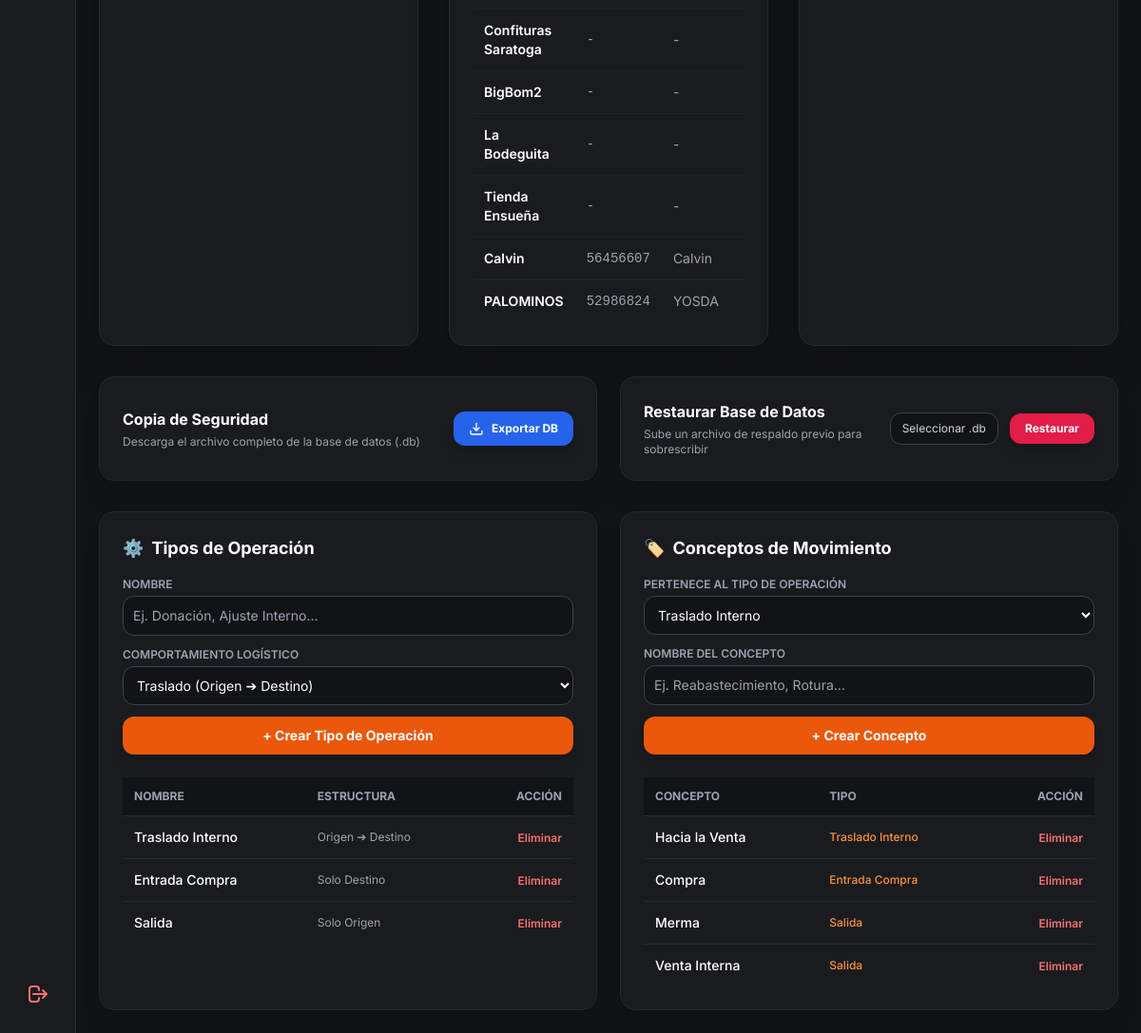
Before: /admin/gestion-entidades (signed in, lower part) with the older database file.
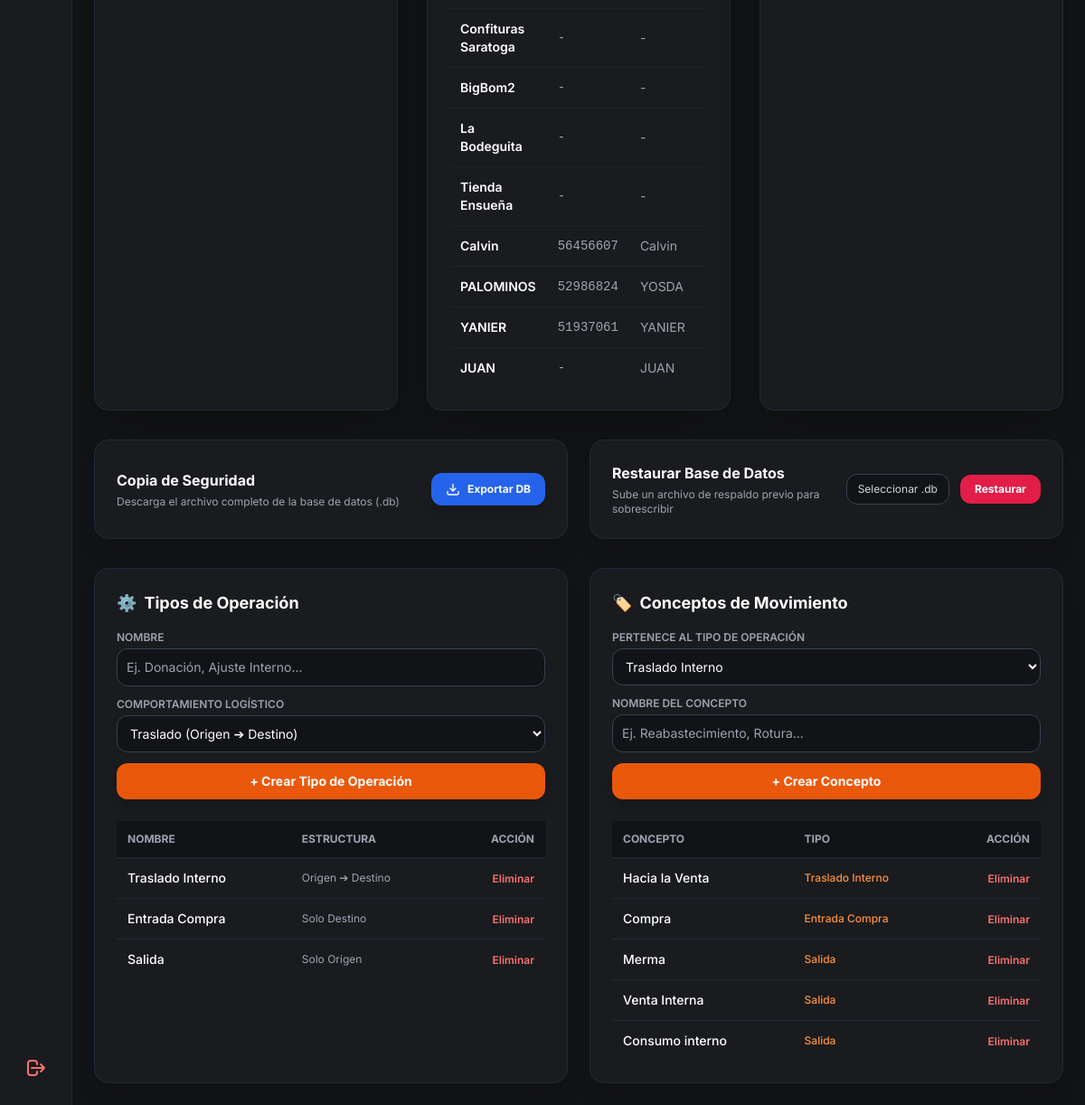
After: the same page with the newer database file.
### app.py (models this page shows)
class Proveedor(db.Model):
    __tablename__ = 'proveedores'
    id = db.Column(db.Integer, primary_key=True)
    nombre = db.Column(db.String(100), nullable=False, unique=True)
    telefono = db.Column(db.String(30), nullable=True)
    contacto = db.Column(db.String(100), nullable=True)

class TipoOperacion(db.Model):
    __tablename__ = 'tipos_operacion'
    id = db.Column(db.Integer, primary_key=True)
    nombre = db.Column(db.String(50), nullable=False) # Ej: "Traslado Interno", "Entrada de Inventario", "Salida / Ajuste"
    codigo = db.Column(db.String(20), unique=True, nullable=False) # 'traslado', 'entrada', 'salida'
    requiere_origen = db.Column(db.Boolean, default=True)
    requiere_destino = db.Column(db.Boolean, default=True)
    conceptos = db.relationship('ConceptoMovimiento', backref='tipo', cascade='all, delete-orphan', lazy=True)

class ConceptoMovimiento(db.Model):
    __tablename__ = 'conceptos_movimiento'
    id = db.Column(db.Integer, primary_key=True)
    nombre = db.Column(db.String(100), nullable=False)
    tipo_id = db.Column(db.Integer, db.ForeignKey('tipos_operacion.id'), nullable=False)

### app.py (the view)
@app.route('/admin/gestion-entidades', methods=['GET'])
def vista_gestion_entidades():
    if 'user' not in session or session.get('rol') != 'admin':
        return redirect(url_for('login'))
    almacenes = Almacen.query.all()
    proveedores = Proveedor.query.all()
    tipos_operacion = TipoOperacion.query.all()
    conceptos = ConceptoMovimiento.query.all()
    propietarios = Propietario.query.all()
    return render_template(
        'admin_gestion.html',
        almacenes=almacenes,
        proveedores=proveedores,
        tipos_operacion=tipos_operacion,
        conceptos=conceptos,
        propietarios = propietarios
    )

### app.py (called while the page is built)
@app.context_processor
def inject_today():
    return {'hoy': date.today()}

### templates/admin_gestion.html (shortened to what the changed rows need)
{% extends "base.html" %}
{% block content %}
<main class="p-6 space-y-8 flex-1 overflow-y-auto">
    <div class="grid grid-cols-1 lg:grid-cols-3 gap-8">
        <section class="bg-[#1a1b1e] border border-gray-800 rounded-2xl p-6 shadow-2xl flex flex-col justify-between">
            <div>
                <div class="overflow-x-auto">
                    <table class="w-full text-left border-collapse text-sm">
                        <tbody class="divide-y divide-gray-800/60">
                            {% for p in proveedores %}
                            <tr class="hover:bg-gray-800/30">
                                <td class="p-3 font-semibold text-white">{{ p.nombre }}</td>
                                <td class="p-3 text-gray-400 font-mono">{{ p.telefono if p.telefono else '-' }}</td>
                                <td class="p-3 text-gray-400">{{ p.contacto if p.contacto else '-' }}</td>
                            </tr>
                            {% else %}
                            <tr>
                                <td colspan="4" class="p-4 text-center text-gray-500">No hay proveedores creados.</td>
                            </tr>
                            {% endfor %}
                        </tbody>
                    </table>
                </div>
            </div>
        </section>
    </div>
    <div class="grid grid-cols-1 lg:grid-cols-2 gap-6">
        <div class="bg-[#1a1b1e] border border-gray-800 rounded-2xl p-6 shadow-xl">
            <h2 class="text-lg font-bold text-white mb-4 flex items-center gap-2">
                <span>⚙️</span> Tipos de Operación
            </h2>
            <div class="overflow-x-auto">
                <table class="w-full text-left text-sm text-gray-300">
                    <thead class="text-xs uppercase bg-[#121316] text-gray-400 border-b border-gray-800">
                        <tr>
                            <th class="p-3">Nombre</th>
                            <th class="p-3">Estructura</th>
                            <th class="p-3 text-right">Acción</th>
                        </tr>
                    </thead>
                    <tbody class="divide-y divide-gray-800">
                        {% for t in tipos_operacion %}
                        <tr class="hover:bg-gray-800/40">
                            <td class="p-3 font-medium text-white">{{ t.nombre }}</td>
                            <td class="p-3 text-xs text-gray-400">
                                {% if t.requiere_origen and t.requiere_destino %} Origen ➔ Destino
                                {% elif t.requiere_destino %} Solo Destino
                                {% else %} Solo Origen {% endif %}
                            </td>
                            <td class="p-3 text-right">
                                <form action="{{ url_for('eliminar_tipo_operacion', id=t.id) }}" method="POST" class="inline"
                                    onsubmit="return confirm('¿Eliminar tipo de operación?');">
                                    <button type="submit" class="text-red-400 hover:text-red-300 font-semibold text-xs">Eliminar</button>
                                </form>
                            </td>
                        </tr>
                        {% endfor %}
                    </tbody>
                </table>
            </div>
        </div>
        <div class="bg-[#1a1b1e] border border-gray-800 rounded-2xl p-6 shadow-xl">
            <h2 class="text-lg font-bold text-white mb-4 flex items-center gap-2">
                <span>🏷️</span> Conceptos de Movimiento
            </h2>
            <div class="overflow-x-auto">
                <table class="w-full text-left text-sm text-gray-300">
                    <thead class="text-xs uppercase bg-[#121316] text-gray-400 border-b border-gray-800">
                        <tr>
                            <th class="p-3">Concepto</th>
                            <th class="p-3">Tipo</th>
                            <th class="p-3 text-right">Acción</th>
                        </tr>
                    </thead>
                    <tbody class="divide-y divide-gray-800">
                        {% for c in conceptos %}
                        <tr class="hover:bg-gray-800/40">
                            <td class="p-3 font-medium text-white">{{ c.nombre }}</td>
                            <td class="p-3 text-xs text-orange-400 font-medium">{{ c.tipo.nombre }}</td>
                            <td class="p-3 text-right">
                                <form action="{{ url_for('eliminar_concepto', id=c.id) }}" method="POST" class="inline"
                                    onsubmit="return confirm('¿Eliminar concepto?');">
                                    <button type="submit" class="text-red-400 hover:text-red-300 font-semibold text-xs">Eliminar</button>
                                </form>
                            </td>
                        </tr>
                        {% endfor %}
                    </tbody>
                </table>
            </div>
        </div>
    </div>
</main>
{% endblock %}

Changed rows visible on the page:
added Proveedor: nombre "YANIER", telefono "51937061", contacto "YANIER"
added Proveedor: nombre "JUAN", telefono "-", contacto "JUAN"
added ConceptoMovimiento: nombre "Consumo interno", tipo.nombre "Salida"
